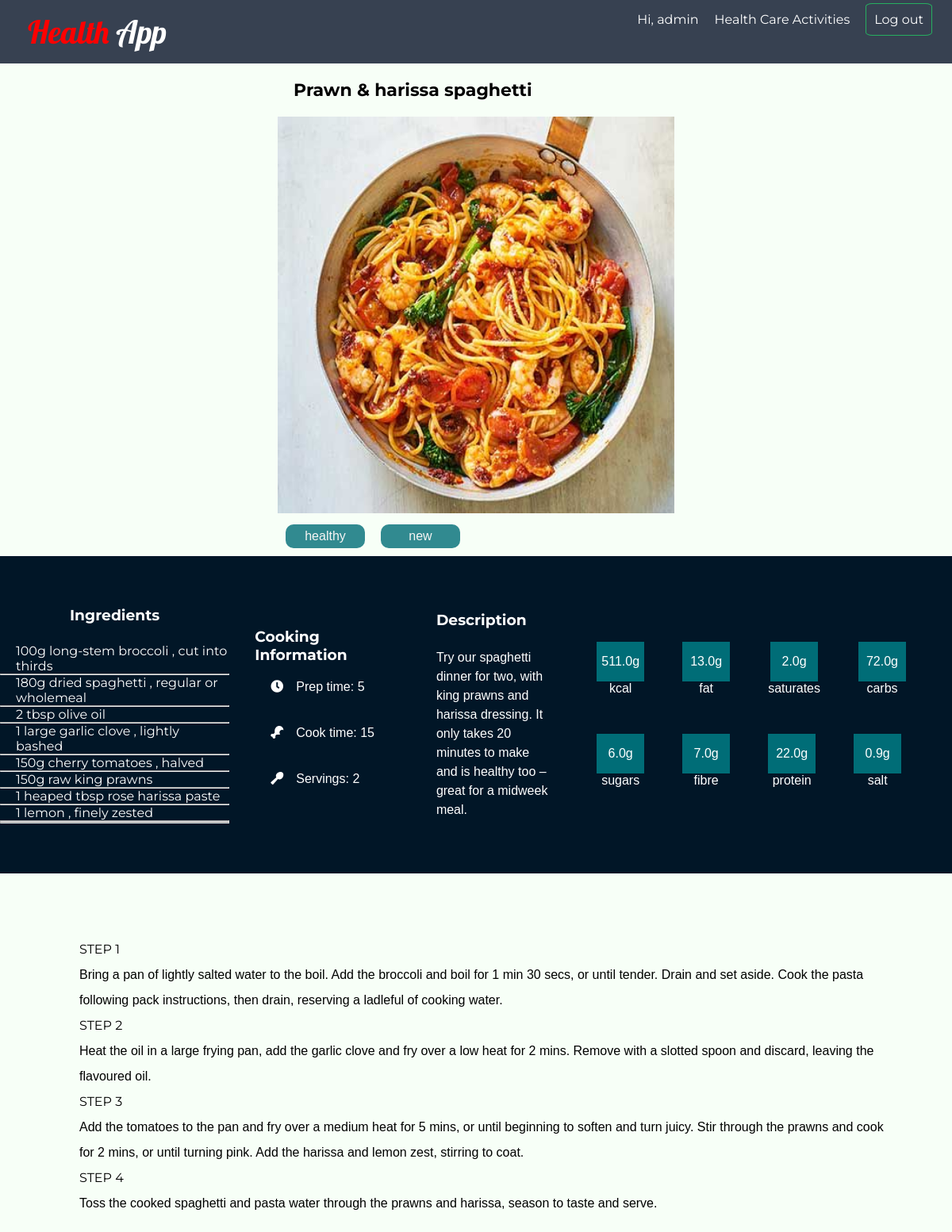
The app's page /nutrition_planner/recipe/2 (signed in), older data.
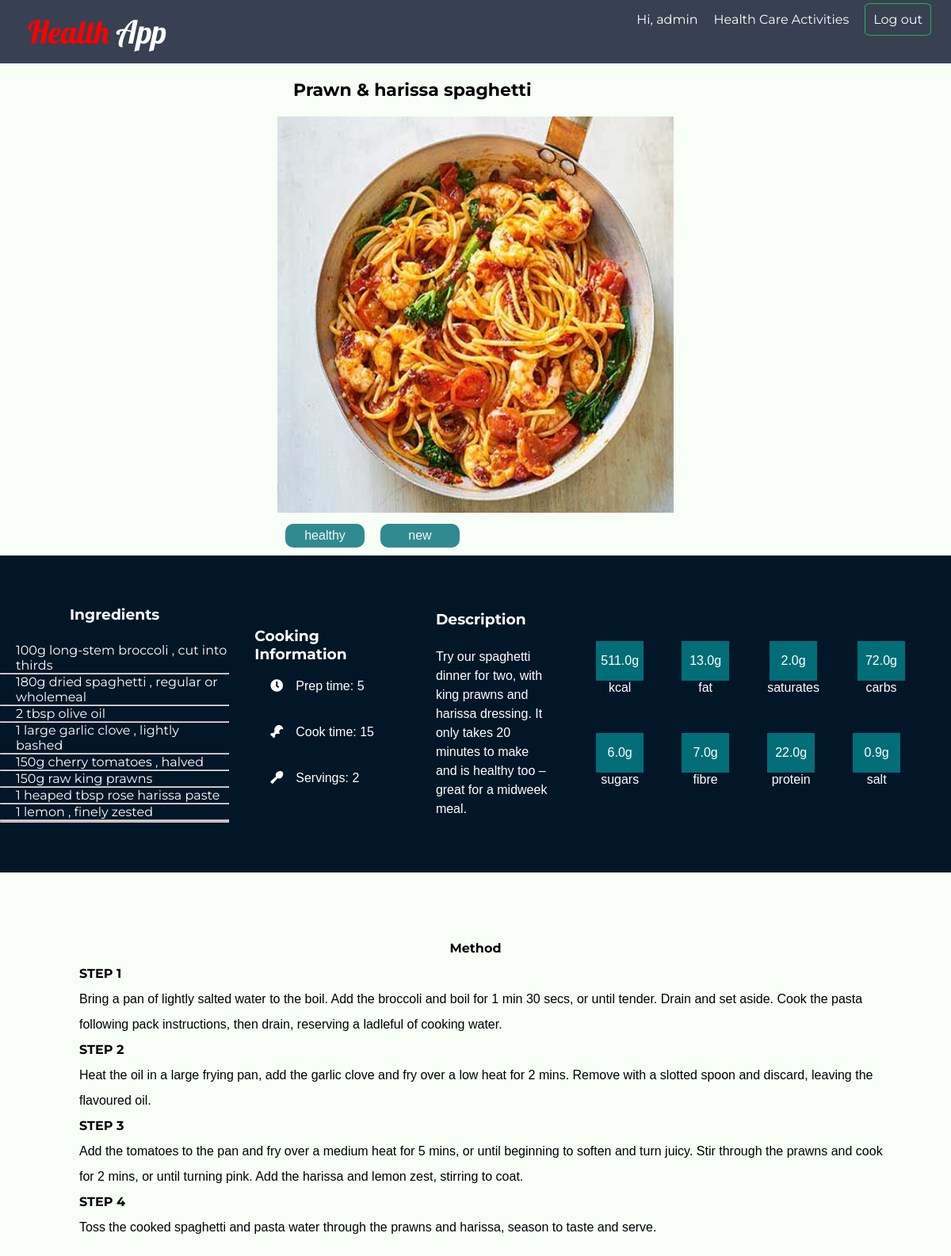
The same page, newer data.
### nutrition_planner/models.py (models this page shows, shortened)
class Recipe(models.Model):
    title = models.CharField(max_length=255)
    thumbnail = models.ImageField(null=True, blank=True)
    categories = models.CharField(max_length=120,null=True, blank=True, help_text="Separate categories with ;")
    description = models.TextField(null=True, blank=True)
    prep_time = models.IntegerField(null=True, blank=True)
    cook_time = models.IntegerField(null=True, blank=True)
    servings = models.IntegerField(null=True, blank=True)
    ingredients = models.TextField(null=True, blank=True, help_text="Separate ingredients with ;")
    content = RichTextField(null=True)
    def get_categories(self):
        return self.categories.strip().split(';')
    def get_ingredients(self):
        return self.ingredients.strip().split(';')

class Nutrition(models.Model):
    NUTRITION_CHOICES = (
        ('kcal','Kcal'),
        ('fat','Fat'),
        ('saturates','Saturates'),
        ('carbs','Carbs'),
        ('sugars','Sugars'),
        ('fibre','Fibre'),
        ('salt','Salt'),
        ('protein','Protein'),
    )
    recipe = models.ForeignKey(Recipe, related_name='recipe',on_delete=models.CASCADE, null=True)
    name = models.CharField(max_length=255,choices=NUTRITION_CHOICES)
    value = models.FloatField(null=True,help_text="In grams")

### nutrition_planner/views.py (the view)
# urls.py: path('recipe/<pk>', views.detailed_recipe, name='detailed_recipe'),
@login_required(login_url='accounts:login')
def detailed_recipe(request,pk):
    recipe = Recipe.objects.get(id = pk)
    nutritions = Nutrition.objects.filter(recipe= recipe.id)
    context = {'recipe': recipe,'nutritions':nutritions}
    return render(request,'nutrition_planner/detailed_recipe.html',context)

### templates/nutrition_planner/detailed_recipe.html (shortened to what this page needs)
{% extends 'accounts/base.html' %}
{%block extrahead %}
<link rel="stylesheet" href="https://cdnjs.cloudflare.com/ajax/libs/font-awesome/5.15.3/css/all.min.css" />
{% endblock %}
{% load static %}
 {% block content %}
<main class="recipe-detailed">
      <section class="recipe-header">
         <h1>{{recipe.title}}</h1>
         <img src="{{recipe.thumbnail.url}}" width="500" height="500" alt="{{recipe.title}}">
         <div class="category-section">
            {% for category in recipe.get_categories %}
            <div class="category-container">
               <p>{{category}}</p>
            </div>
         {% endfor %}
         </div>
      </section>
      <section class="additional-information">
      <div class="ingridients-box">
         <h3>Ingredients</h3>
         {% for ingredient in recipe.get_ingredients %}
          <li class="ingredient-item">{{ingredient}}</li>
          <hr>
         {% endfor %}
      </div>
      <div class="cooking-information">
         <h3>Cooking Information</h3>
         <div class="info-box prep-information">
            <i class="fa fa-clock"></i>
            <p>Prep time: {{recipe.prep_time}}</p>
         </div>
         <div class=" info-box cook-information">
         <i class="fas fa-drumstick-bite"></i>
         <p>Cook time: {{recipe.cook_time}}</p>
         </div>
         <div class=" info-box servings-information">
            <i class="fas fa-utensil-spoon"></i>
            <p>Servings: {{recipe.servings}}</p>
         </div>
      </div>
      <div class="description-panel">
         <h3>Description</h3>
         <p>{{recipe.description}}</p>
      </div>
      <div class="nutrition-panel">
         {% for nutrition in nutritions %}
            <div class="nutrition-item">
               <div class="nutrition-box">
                <p>{{nutrition.value}}g</p>
               </div>
               <p>{{nutrition.name}}</p>
            </div>
         {% endfor %}
      </div>
      </section>
      <section class="recipe-content">
         <p>{{recipe.content|safe}}</p>
      </section>
</main>
{% endblock %}

### templates/accounts/base.html (shortened to what this page needs)
{% load static %}
<!DOCTYPE html>
<html lang="en">
<head>
    <link rel="stylesheet" href="{% static 'css/style.css' %}">
   {%block extrahead %}
    {% endblock %}
</head>
<body>
    {% include 'accounts/nav.html' %}
    {% block content %}
    {% endblock %}
    </body>
    </html>

### templates/accounts/nav.html (shortened to what this page needs)
 {% load static %}
<nav class="navbar">
    <li class="nav-item-left">
       <a class="logo-text" href="{% url 'accounts:home' %}"><span id="Health">Health</span> App</a>
    </li>
    {% if user.is_authenticated %}
    <li class="profile-link">
        <a class="" href="{% url 'accounts:profile' %}">Hi, {{ user.username }}</a>
    </li>
   <li>
        <div class="menu">
            <button class="menuButton">Health Care Activities</button>
          </div>
    </li>
    <li class="nav-item-right">
        <a class="btn-register" href="{% url 'accounts:logout' %}">Log out</a>
    </li>
    {% endif %}
</nav>

### static/css/style.css (style rules this page uses)
* { font-family: 'Montserrat', sans-serif; margin: 0; padding: 0; box-sizing: border-box; }
body { font-family: 'Montserrat', sans-serif; background-color: #E5E7EB; }
li { list-style: none; margin-left: 20px; }
a { text-decoration: none; }
.navbar { background-color: #374151; color: #fff; display: flex; justify-content: flex-end; padding: 20px; height: 100%; padding: 15px; }
.nav-item-left { margin-right: auto; }
.logo-text { font-family: 'Lobster', cursive; font-size: 40px; color: white; }
#Health { font-family: 'Lobster', cursive; font-weight: normal; font-size: 40px; margin: 0; color: red; }
.nav-item-right { margin-right: 10px; }
.profile-link>a { color: white; }
.btn-register { border: 0.5px solid #27AE60; padding: 10px; border-radius: 10%; border: 0.5px solid #27AE60; background-color: #374151; color: #fff; transition: ease-in 0.5s; }
span, h1 { font-weight: bold; font-size: 22px; margin: 20px; }
p { font-family: 'Poppins', sans-serif; }
.menuButton { background-color: #374151; color: white; border: none; font-size: 16px; margin: 0; padding: 0; }
.recipe-detailed { display: flex; justify-content: center; align-items: center; flex-direction: column; height: 100%; background-color: #f7fff7; }
.category-section { display: flex; justify-content: flex-start; align-items: center; flex-direction: row; }
.category-container { display: flex; justify-content: center; align-items: center; flex-direction: column; background-color: #006d77; width: 100px; height: 30px; margin: 10px; opacity: 0.8; text-align: center; color: rgb(248, 244, 244); border-radius: 10px; }
.additional-information { display: flex; justify-content: flex-start; align-items: center; width: 100%; height: 50vh; background-color: #011627; color: white; }
.ingridients-box h3 { margin-bottom: 1.5rem; text-align: center; }
.description-panel { width: 250px; overflow: wrap; padding: 2em; }
.description-panel p { margin-top: 1.5rem; line-height: 1.5em; }
.cooking-information { margin-left: 2rem; display: flex; flex-direction: column; justify-content: space-between; align-items: flex-start; width: 250px; }
.cooking-information div { display: flex; width: 100%; height: 30%; margin: 20px; }
.info-box i { margin-right: 1em; }
.nutrition-panel { display: flex; justify-content: space-between; justify-content: flex-start; width: 600px; flex-wrap: wrap; }
.nutrition-item { display: flex; justify-content: center; align-items: center; flex-direction: column; margin: 1.5rem; }
.nutrition-box { display: flex; justify-content: center; align-items: center; background-color: #006d77; min-width: 60px; height: 50px; }
.recipe-content { display: flex; justify-content: center; align-items: center; flex-direction: column; padding: 5rem; line-height: 2rem; }

Row changes from the older to the newer data that the page shows:
changed Recipe "Prawn & harissa spaghetti": content "STEP 1 Bring a…" → "Method STEP 1 Bring a…"
